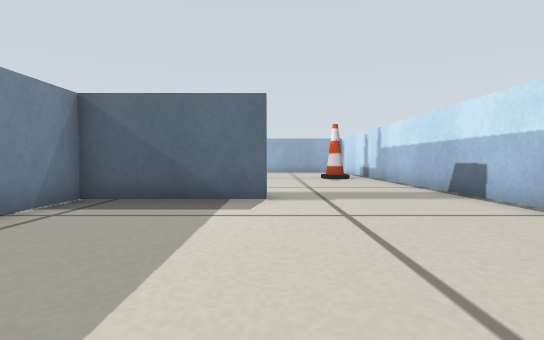
view 1 (above)

16 first-person views from a walk through a Gazebo world. The camera is 0.19 m above the floor, tilts 2° down and sees 85° across. The floor is counted in squares, 0.25 m on a side. Each view is taken from the middle of a square. On the plan, view 1 faces up. The plan holds only what a view shows up to about 10 squares ahead; the rest is blank. The robots in the file are not drawn. Some surface patterns are stand-ins.

view 2
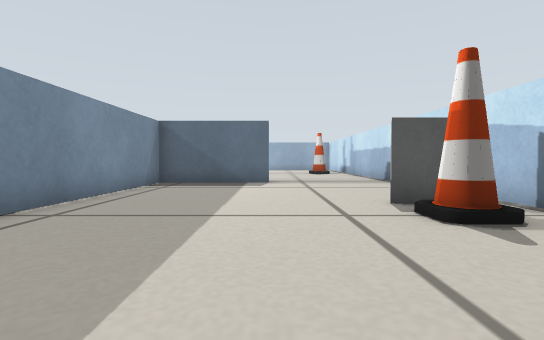

view 3
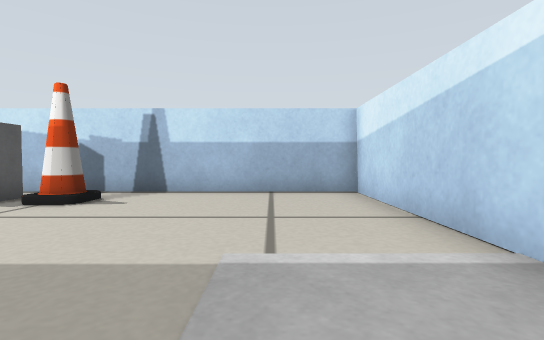

view 4
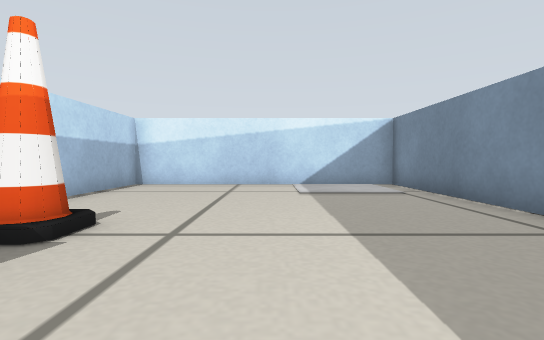

view 5
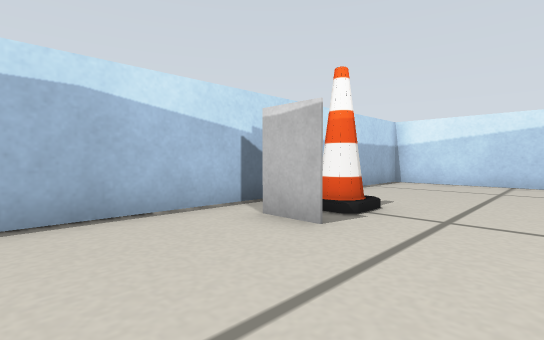

view 6
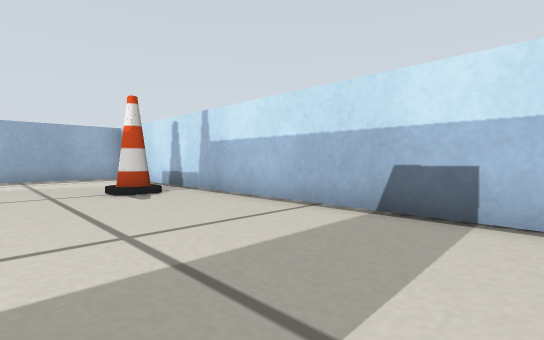

view 7
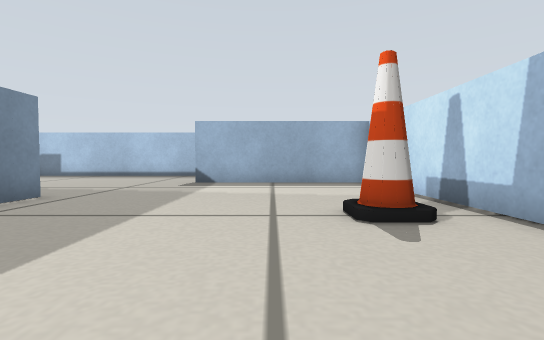

view 8
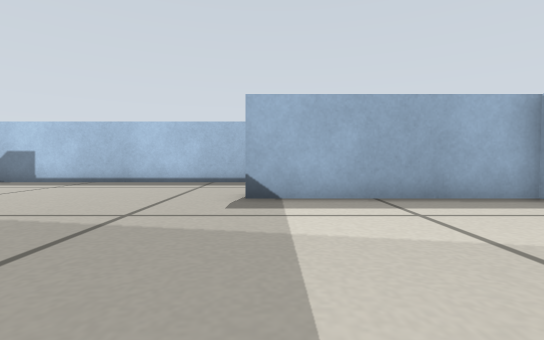

view 9
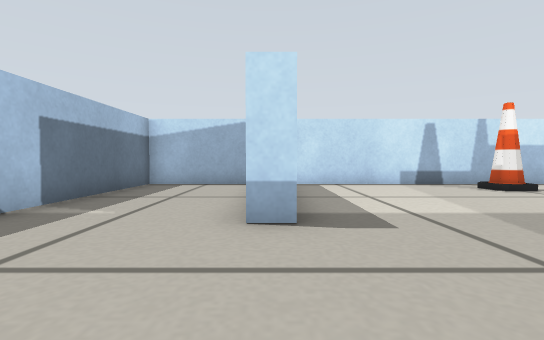

view 10
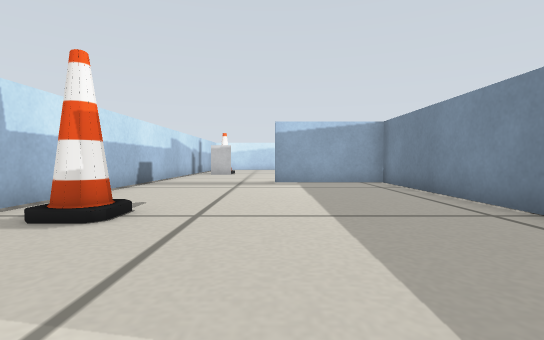

view 11
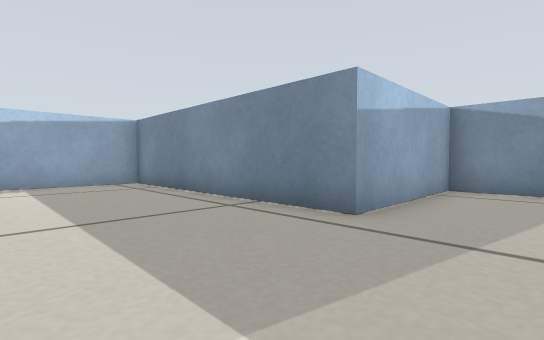

view 12
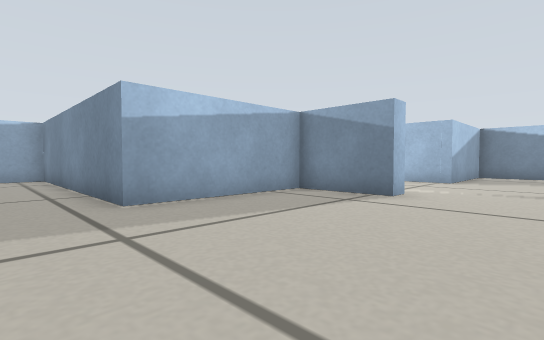

view 13
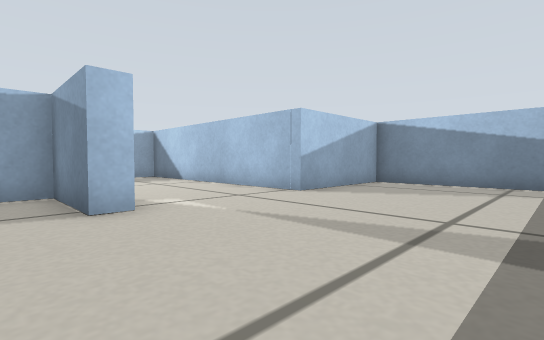

view 14
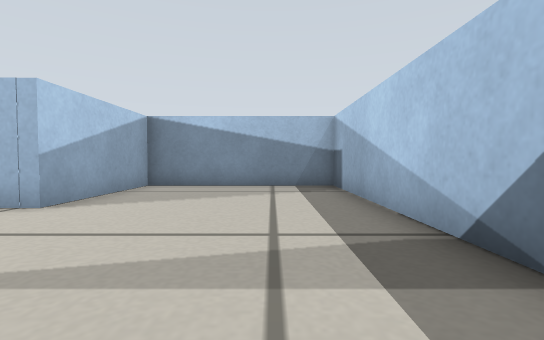

view 15
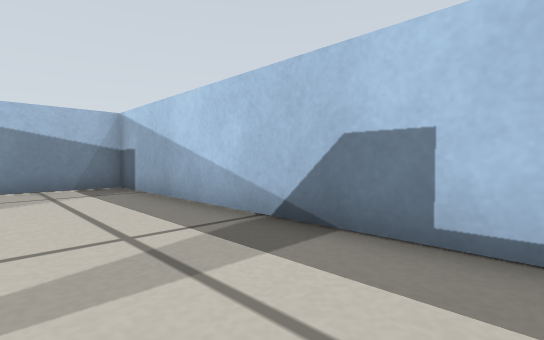

view 16
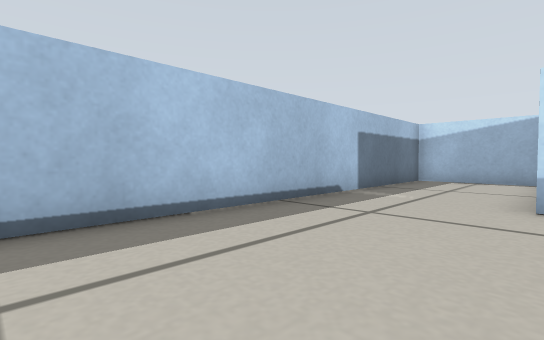

### Floor plan
Ten units are one square. View 1 is at (0, 0); x grows to the right and y downward. Boxes are objects, and circles mark ways between rooms. Rooms are numbered by the first view taken in them; rooms with no view inside come last. Other rooms are left out.
<svg viewBox="-171 -223 218 288">
<path fill="none" stroke="#000" d="M0 -56 -37 -56 -37 60 42 60 42 -65M42 -185 42 -218 -74 -218M-81 -164 -81 -140 -37 -140 -37 -62 -1 -62M42 -65 42 -177 -15 -177 -15 -184M-87 -164 -81 -164M-74 -218 -166 -218 -166 -164 -126 -164"/>
<rect x="15" y="-5" width="20" height="10" fill="#bbb"><title>cone</title></rect>
<rect x="15" y="-15" width="20" height="10" fill="#bbb"><title>grey box</title></rect>
<rect x="15" y="-125" width="20" height="10" fill="#bbb"><title>cone</title></rect>
<circle cx="15" cy="-60" r="3" fill="#2a7"/>
<circle cx="-85" cy="-190" r="3" fill="#2a7"/>
<text x="0" y="0">1</text>
<text x="-10" y="-150">2</text>
<text x="-120" y="-190">3</text>
</svg>
Room 1 opens to room 2. Room 2 opens to room 3.

Where each view was taken, in squares from view 1:
view 1: 0 up, 0 right, facing up
view 2: 4 down, 0 right, facing up
view 3: 4 down, 3 left, facing right
view 4: 3 up, 0 right, facing down
view 5: 4 up, 0 right, facing down-right
view 6: 5 up, 0 right, facing up-right
view 7: 8 up, 1 right, facing up
view 8: 12 up, 1 left, facing up
view 9: 18 up, 5 left, facing right
view 10: 16 up, 0 right, facing down
view 11: 16 up, 0 right, facing down-left
view 12: 19 up, 2 left, facing down-left
view 13: 21 up, 7 left, facing down-left
view 14: 20 up, 8 left, facing left
view 15: 19 up, 8 left, facing up-left
view 16: 18 up, 7 left, facing up-right
